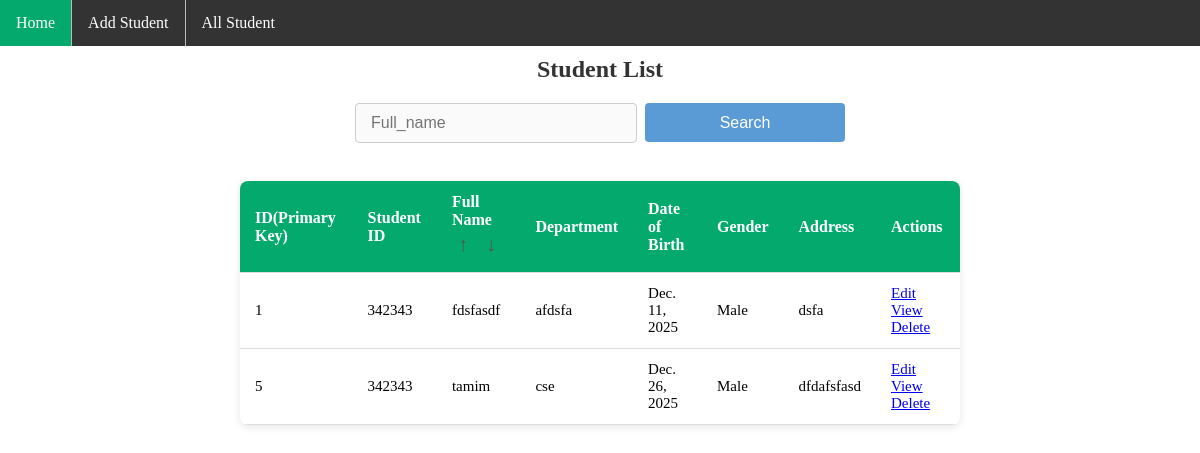
The page /all_student/ on the database as committed earlier.
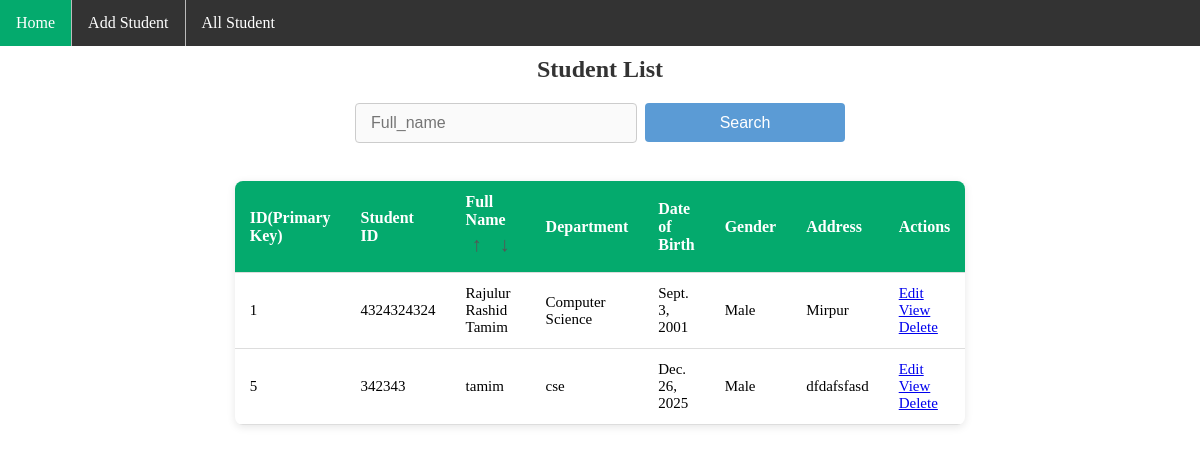
The same page on the database as committed later.
### core/models.py (models this page shows, shortened)
class Student(models.Model):
   student_id = models.IntegerField()
   full_name = models.TextField(max_length=150)
   department = models.TextField(max_length=150)
   dob = models.DateField()
   gender = models.TextField(max_length=50)
   address = models.TextField(max_length=150)

### core/views.py (the view)
# urls.py: path('all_student/',views.all_student,name='all_student'),
def all_student(request):
    query = request.GET.get('query')
    data = Student.objects.all()
    if query:
        data = Student.objects.filter(
            Q(full_name__icontains = query)|
            Q(student_id__icontains = query)
        )
    order = request.GET.get('order')
    if order == 'asc':
        data = data.order_by('full_name')
    elif order == 'desc':
        data = data.order_by('-full_name')
    context = {
        'students': data
    }
    return render(request,'student/all_student.html',context)

### core/templates/student/all_student.html (shortened to what this page needs)
{% extends 'base.html' %}
{% block content %}
<h2>Student List</h2>
<form action="" method="GET" class="search-box" >
    <input type="text" placeholder="Full_name" name="query" value="{{ request.GET.query }}">
    <button class="btn">Search</button>
</form>
<table>
    <thead>
        <tr>
            <th>ID(Primary Key)</th>
            <th>Student ID</th>
            <th>Full Name
                <span class="short-icons">
                    <a href="?order=asc">&#8593</a>
                    <a href="?order=desc">&#8595</a>
                </span>
            </th>
            <th>Department</th>
            <th>Date of Birth</th>
            <th>Gender</th>
            <th>Address</th>
            <th>Actions</th>
        </tr>
    </thead>
    <tbody>
        {% for student in students %}
        <tr>
            <td>{{ student.id }}</td>
            <td>{{ student.student_id }}</td>
            <td>{{ student.full_name }}</td>
            <td>{{ student.department }}</td>
            <td>{{ student.dob }}</td>
            <td>{{ student.gender | title }}</td>
            <td>{{ student.address }}</td>
            <td>
                <a href="{% url 'edit_student' student.id %}">Edit</a>
                <a href="{% url 'view_student' student.id %}">View</a>
                <a href="{% url 'delete_student' student.id %}">Delete</a>
            </td>
        </tr>
        {% empty %}
        <tr>
            <td colspan="7" style="text-align: center;">No data found</td>
        </tr>
        {% endfor %}
    </tbody>
</table>
{% endblock content %}

Rows that differ between the two databases and show on the page:
changed Student id 1: student_id "342343" → "4324324324"; full_name "fdsfasdf" → "Rajulur Rashid Tamim"; department "afdsfa" → "Computer Science"; dob "Dec. 11, 2025" → "Sept. 3, 2001"; address "dsfa" → "Mirpur"
